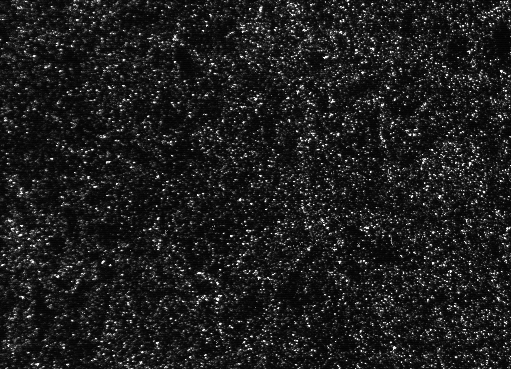
%> input picture MATH 547/openpiv-matlab-master/test1/exp1_001_b.bmp, 511 x 369 px
$ octave --eval "result = AmpPhaseDFT(imread('../../MATH 547/openpiv-matlab-master/test1/exp1_001_b.bmp'));"   (GNU Octave 9; MATLAB toolbox functions it lacks are replaced by stand-ins)
%> lines starting %> are read from the running program, lines starting %| are printed output that depends on the picture; in (x1, y1, x2, y2) boxes, pixels count from 0 and x2, y2 are one past the last pixel; in counts of white or black regions, pixels touching at a corner belong together; the program's own positions count from 1
function [ mag_out, phase_out ] = AmpPhaseDFT( inputimage )
    X = inputimage;
%> X is the input picture: size 369x511 uint8; min 0, max 250, mean 29.4
    [nRow, nCol, nDim] = size( X );
%> nRow = 369; nCol = 511; nDim = 1

    if nDim ~= 1
        error('input image is not grayscale')
    end
    if nRow ~= 128 || nCol ~= 128
        warning('input image is not 128x128')
        X = imresize( X, [128, 128] );
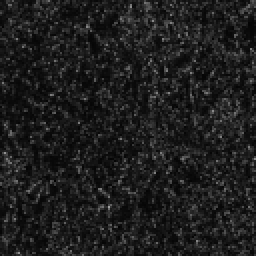
%> X: size 128x128 uint8 (shown 2 times larger); min 0, max 159, mean 29.4
        nRow = 128;
        nCol = 128;
    end
    if ~isa(X,'double')
        warning('input image is not double precision')
        X = im2double( X );
%> X: size 128x128 double
    end
    Y = fft2( X );
    Yreal = real( Y );
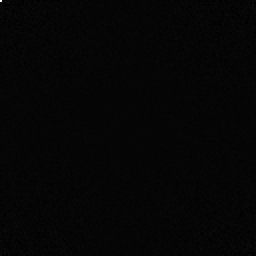
%> Yreal: size 128x128 double (shown 2 times larger); min -42.1, max 1891.5, mean 0.1; drawn with min black and max white
    Yimag = imag( Y );
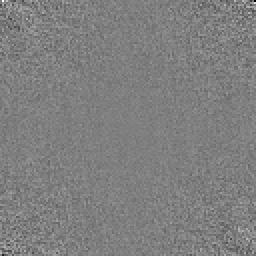
%> Yimag: size 128x128 double (shown 2 times larger); min -83.06, max 83.06, mean 0; drawn with min black and max white
    th = 1e-10;
    mag = 2*abs( Y );
    phase = -1*angle(Y);
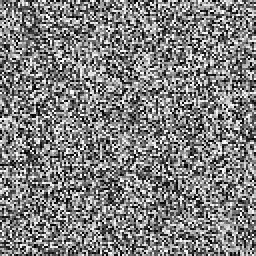
%> phase: size 128x128 double (shown 2 times larger); min -3.14, max 3.14, mean -0.000383; drawn with min black and max white

    idx =  abs(Yreal) < th & ~(abs(Yimag) <th) ;
%> idx: size 128x128 logical; every value is 0
    phase(idx) = pi/2;

    idx =  abs(Yimag) < th ;
%> idx: size 128x128 logical; 0.02% white in thin lines or dots, all inside (x1, y1, x2, y2) = (0, 0, 65, 65)
    phase(idx) = 0;
%> phase: size 128x128 double; 0.01% of pixels changed, all inside (x1, y1, x2, y2) = (64, 0, 65, 65)


    mag(1,1) = Y(1,1);
%> mag: size 128x128 double; min 0.143, max 1891.5, mean 15.2
    mag(1,nCol/2+1) = Y(1,nCol/2+1);
%> mag: size 128x128 double; min -5.16, max 1891.5, mean 15.2
    mag(nRow/2+1,1) = Y(nRow/2+1,1);
%> mag: size 128x128 double; min -5.16, max 1891.5, mean 15.2; mean of the top-left, top-right, bottom-left and bottom-right quarters 15.8, 15.2, 15.1, 14.8
    mag(nRow/2+1, nCol/2+1) = Y(nRow/2+1, nCol/2+1);

    mag_out = mag(1:65,:);
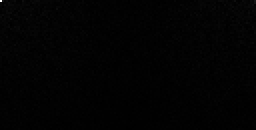
%> mag_out: size 65x128 double (shown 2 times larger); min -5.16, max 1891.5, mean 15.4; drawn with min black and max white
    phase_out = phase(1:65,:);
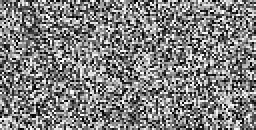
%> phase_out: size 65x128 double (shown 2 times larger); min -3.14, max 3.14, mean 0.0316; drawn with min black and max white
end

$ run again, on MATH 547/openpiv-matlab-master/test1/exp1_001_c.bmp
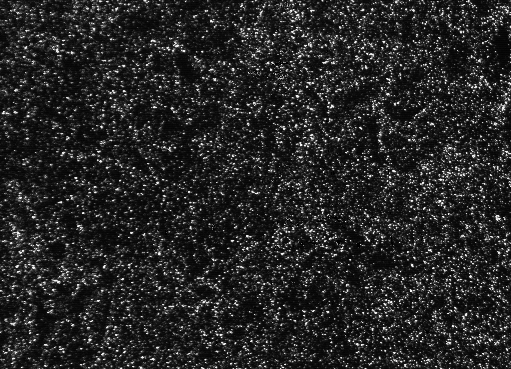
%> input picture MATH 547/openpiv-matlab-master/test1/exp1_001_c.bmp, 511 x 369 px
%> in AmpPhaseDFT, X is the input picture: size 369x511 uint8; min 0, max 249, mean 37.4
%> in AmpPhaseDFT, `phase = -1*angle(Y);`:
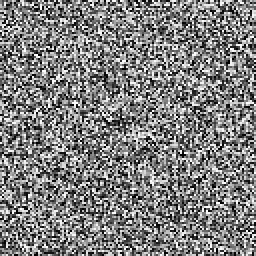
%> phase: size 128x128 double (shown 2 times larger); min -3.14, max 3.14, mean -0.000192; drawn with min black and max white
%> in AmpPhaseDFT, `phase_out = phase(1:65,:);`:
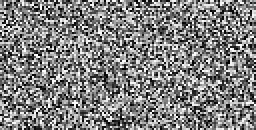
%> phase_out: size 65x128 double (shown 2 times larger); min -3.14, max 3.14, mean 0.0278; drawn with min black and max white
